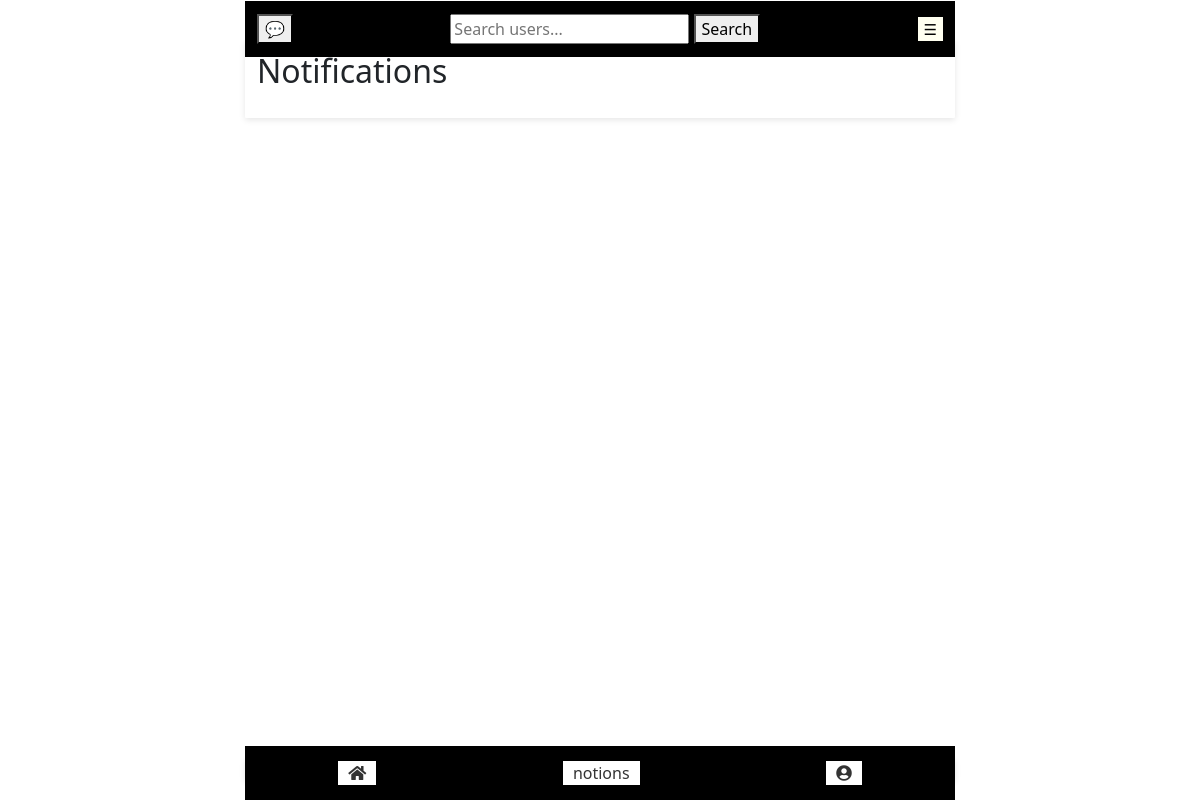
The app's page /notifications/ (signed in), older data.
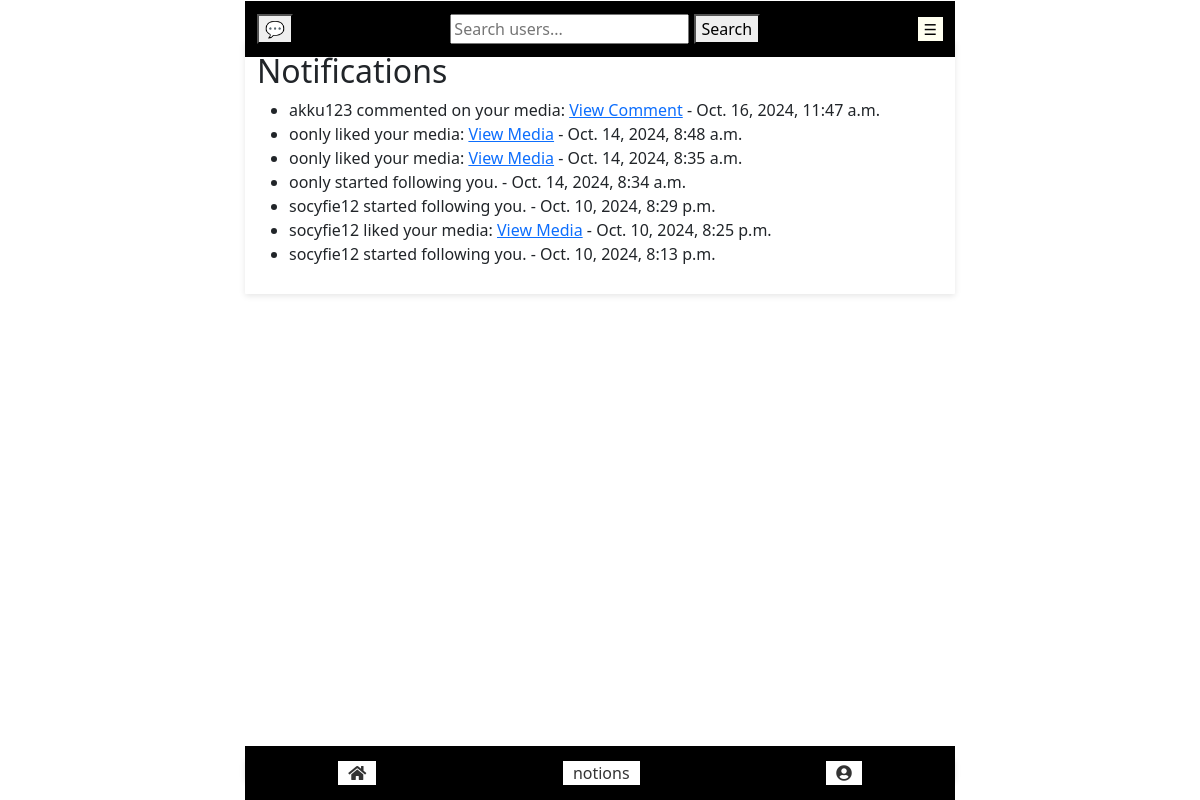
The same page, newer data.
### notion/models.py (models this page shows, shortened)
class Notification(models.Model):
    user = models.ForeignKey(AuthUser, on_delete=models.CASCADE, related_name='notifications', null = True)
    content = models.TextField()
    created_at = models.DateTimeField(auto_now_add=True)
    is_read = models.BooleanField(default=False)
    notion = models.ForeignKey('Notion', null=True, blank=True, on_delete=models.CASCADE, related_name='notifications')
    comment = models.ForeignKey('Comment', null=True, blank=True, on_delete=models.CASCADE, related_name='notifications')
    liked_by = models.ForeignKey(AuthUser, null=True, blank=True, on_delete=models.CASCADE, related_name='liked_notifications')
    related_media = models.ForeignKey(Media, on_delete=models.CASCADE, related_name='related_notifications', null=True, blank=True)
    related_notion = models.ForeignKey(Notion, on_delete=models.CASCADE, related_name='related_notifications', null=True, blank=True)
    related_comment = models.ForeignKey(Comment, on_delete=models.CASCADE, related_name='related_notifications', null=True, blank=True)
    related_user = models.ForeignKey(AuthUser, on_delete=models.CASCADE, related_name='related_notifications', null=True, blank=True)
    type = models.CharField(max_length=50, choices=[('follow', 'Follow'), ('like', 'Like'), ('comment', 'Comment')], null=True)

### notion/views.py (the view)
# urls.py: path('notifications/', views.notifications, name='notifications'),
@login_required
def notifications(request):
    user = request.user
    now = timezone.now()
    eight_days_ago = now - timedelta(days=8)
    notifications = Notification.objects.filter(user=user, created_at__gte=eight_days_ago).order_by('-created_at')
    for notification in notifications:
        notification.content = make_usernames_clickable(notification.content)
        if notification.comment:
            notification.comment.content = make_usernames_clickable(notification.comment.content)
        if notification.liked_by:
            notification.liked_by.content = make_usernames_clickable(notification.liked_by.content)
    return render(request, 'notifications.html', {'notifications': notifications})

### notion/fields.py (called while the page is built)
    def from_db_value(self, value, expression, connection):
        if value is None:
            return value
        if isinstance(value, str):
            value = value.encode('latin1')
        if value.startswith(self.prefix):
            value = value[len(self.prefix):]
            try:
                return zlib.decompress(value).decode('utf-8')
            except zlib.error:
                pass  # handle decompression error gracefully
        return value.decode('utf-8')

### notion/utils.py (called while the page is built)
def make_usernames_clickable(content):
    def replace_username(match):
        username = match.group(1)
        try:
            user = AuthUser.objects.get(username=username)
            url = reverse("user_profile:profile", args=[user.id])
            return mark_safe(f'<a href="{url}">@{username}</a>')
        except AuthUser.DoesNotExist:
            return f'@{username}'  # If user does not exist, return the plain text
    content = re.sub(r'@(\w+)', replace_username, content)
    content = re.sub(r'(https?://\S+)', r'<a href="\1" target="_blank">\1</a>', content)
    return content

### templates/notions/notifications.html
{% extends 'landing_page.html' %}
{% block main_content %}
<h2>Notifications</h2>
<ul>
  {% for notification in notifications %}
    <li>
      {% if notification.related_notion %}
        <a href="{% url 'notion:notion_detail' notification.related_notion.id %}">
          {{ notification.content|safe }} - {{ notification.created_at }}
        </a>
      {% else %}
        {{ notification.content|safe }} - {{ notification.created_at }}
      {% endif %}
    </li>
  {% endfor %}
</ul>
{% endblock %}

### templates/landings/landing_page.html (shortened to what this page needs)
{% load media_filters %}
<!DOCTYPE html>
<html lang="en">
<head>
    <link href="https://cdnjs.cloudflare.com/ajax/libs/select2/4.0.13/css/select2.min.css" rel="stylesheet" />
    {% load static %}
    <link rel="stylesheet" href="https://cdn.jsdelivr.net/npm/bootstrap@5.3.2/dist/css/bootstrap.min.css">
    <link href="https://cdnjs.cloudflare.com/ajax/libs/prism/1.24.1/themes/prism.min.css" rel="stylesheet" />
</head>
<body style="padding-bottom: 60px;">
    <div class="content-container">
        <header>
                <nav class="navbar navbar-expand-lg navbar-dark bg-black">
                    <div class="container">
                        <a href="{% url 'only_message:message_list_view' %}" class="button-link">
                            <button class="messagebtn"> 💬 </button>
                        </a>
                        <form method="GET" action="{% url 'user_profile:search_users' %}">
                            <input type="text" name="q" placeholder="Search users..." value="{{ query }}">
                            <button type="submit">Search</button>
                        </form>
                        <button class="openbtn" onclick="openNav()">☰ </button>
                    </div>
                </nav>
        </header>
        <main id="main">
            {% block main_content %}{% endblock %}
        </main>
        {% block footer %}
        <footer class="bg-primary text-white bg-black py-3">
            <div class="bottom-strip d-flex justify-content-around">
                <div class="home bg-white">
                    <a href="{% url 'only_card:landing_page' %}">
                        <i class="fas fa-home"></i>
                    </a>
                </div>
                {% block new_notion %}
                <div class="notion bg-white">
                    <a href="{% url 'notion:notion_home' notion_id=request.user.id%}">notions</a>
                </div>
                {% endblock %}
                <div class="profile bg-white">
                    <a href="{% url 'user_profile:following_media' %}" class="profile-button">
                        <i class="fas fa-user-circle"></i>
                    </a>
                </div>
            </div>
        </footer>
        {%endblock%}
    </body>
</html>

Row changes from the older to the newer data that the page shows:
added Notification: content "akku123 commented on your media: View Comment", created_at "Oct. 16, 2024, 11:47 a.m."
added Notification: content "oonly liked your media: View Media", created_at "Oct. 14, 2024, 8:48 a.m."
added Notification: content "oonly liked your media: View Media", created_at "Oct. 14, 2024, 8:35 a.m."
added Notification: content "oonly started following you.", created_at "Oct. 14, 2024, 8:34 a.m."
added Notification: content "socyfie12 started following you.", created_at "Oct. 10, 2024, 8:29 p.m."
added Notification: content "socyfie12 liked your media: View Media", created_at "Oct. 10, 2024, 8:25 p.m."
added Notification: content "socyfie12 started following you.", created_at "Oct. 10, 2024, 8:13 p.m."
